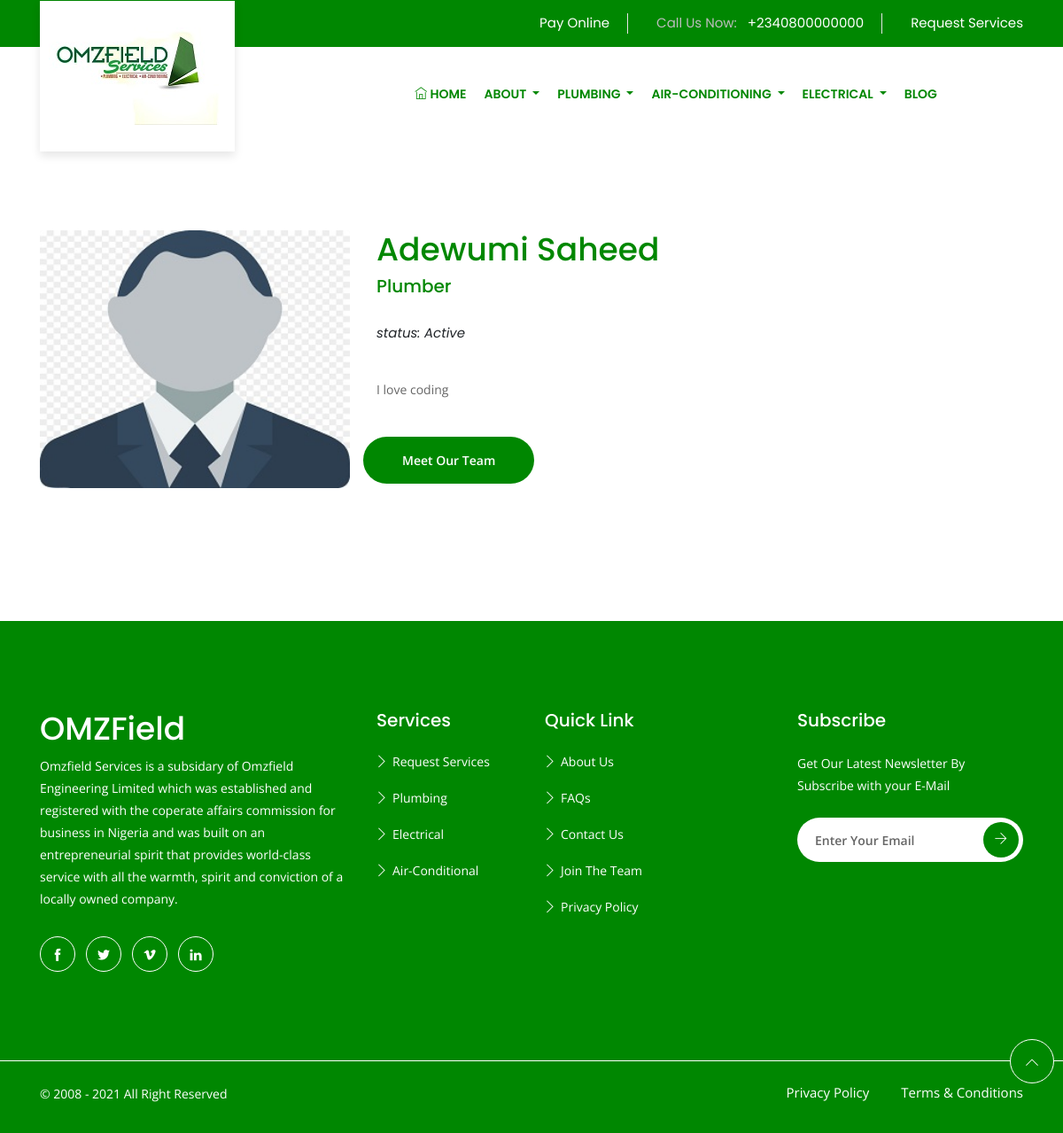
Screenshot of /page/staff_info/3 with the database file from the repository.
### tables this page shows
CREATE TABLE `web_info` (
  `id` int(11) NOT NULL,
  `web_name` text NOT NULL,
  `web_email` text NOT NULL,
  `phone1` text NOT NULL,
  `phone2` text NOT NULL,
  `tech_mail` text NOT NULL,
  `address` text NOT NULL,
  `facebook` text NOT NULL,
  `linkedin` text NOT NULL,
  `twitter` text NOT NULL,
  `pin_instrest` text NOT NULL,
  `about` text NOT NULL,
  `mission` text NOT NULL,
  `theme` int(11) NOT NULL DEFAULT '0',
  `ideology` text NOT NULL,
  `vision` text NOT NULL,
  `date` text NOT NULL
);

CREATE TABLE `member` (
  `id` int(11) NOT NULL,
  `name` text NOT NULL,
  `post` text NOT NULL,
  `profile` text,
  `level` text NOT NULL,
  `profile_image` varchar(200) NOT NULL,
  `date` datetime NOT NULL DEFAULT CURRENT_TIMESTAMP
);

### application/controllers/Page.php (called while the page is built, shortened)
<?php
class Page extends CI_Controller {
  public function staff_info($id=null)
  {
          $data['staff'] = $this->Page_model->staff($id);
              $data['title'] = 'Meet Team ';
             $data['info'] = $this->Page_model->home_info();
                    $this->load->view('template/header', $data);
                 $this->load->view('pages/staff_info', $data);
                    $this->load->view('template/footer', $data);
  }
}

### index.php (called while the page is built, shortened)
<?php
require_once BASEPATH.'core/CodeIgniter.php';

### application/models/Page_model.php (called while the page is built, shortened)
<?php
class Page_model extends CI_Model {
  public function home_info()
  {
  	$query = $this->db->get('web_info');
    return $query->row_array();
  }
  public function staff($id)
  {
    $query = $this->db->query("SELECT * FROM member where  id = '$id'");
    return $query->row_array();
  }
}

### application/views/pages/staff_info.php (the view, shortened to what this page needs)
<section class="section">
    <div class="container">
        <div class="row">
            <aside class="col-lg-4">
                <div class="bg-gray rounded mb-50">
                    <img class="img-fluid w-100 rounded-top" src="<?php echo base_url(); ?>/assets/images/team/<?php echo $staff['profile_image']; ?>" alt="team member">
                </div>
            </aside>
            <div class="col-lg-8">
                <div>
                    <h2><?php echo $staff['name']; ?></h2>
                    <h4 class="text-primary mb-30"><?php echo $staff['post']; ?></h4>
                    <i>status: Active</i>
                    <p class="mb-40"><?php echo $staff['profile']; ?></p>
                    <div class="row">
                       <a href="<?php echo base_url(); ?>our_team" class="btn btn-secondary translateY-25">Meet Our Team</a>
                    </div>
                </div>
                </div>
            </div>
        </div>
</section>

### application/views/template/header.php (shortened to what this page needs)
<!DOCTYPE html>
<html lang="lang_en">
<head>
  <link rel="stylesheet" href="<?php echo base_url();?>assets/plugins/bootstrap/bootstrap.min.css">
  <link rel="stylesheet" href="<?php echo base_url();?>assets/plugins/magnific-popup/magnific-popup.css">
  <link rel="stylesheet" href="<?php echo base_url();?>assets/plugins/slick/slick.css">
  <link rel="stylesheet" href="<?php echo base_url();?>assets/plugins/slick/slick-theme.css">
  <link rel="stylesheet" href="<?php echo base_url();?>assets/plugins/themify-icons/themify-icons.css">
  <link rel="stylesheet" href="<?php echo base_url();?>assets/plugins/animate/animate.css">
  <link rel="stylesheet" href="<?php echo base_url();?>assets/plugins/aos/aos.css">
  <link href="<?php echo base_url();?>assets/css/style.css" rel="stylesheet">
</head>
<body>
<header>
    <div class="top-header">
        <div class="container">
            <div class="row">
                <div class="col-lg-12" >
                    <ul class="list-inline text-lg-right text-center">
                        <li class="list-inline-item" >
                            <a href="<?php echo base_url(); ?>page/payment" style="color: #fff;">
                                Pay Online
                            </a>
                        </li>
                        <li class="list-inline-item">
                            <a href="callto:1234565523">Call Us Now:
                                <span class="ml-2"><?php echo  $info['phone1']; ?></span>
                            </a>
                        </li>
                        <li class="list-inline-item">
                            <a href="<?php echo base_url() ?>service" style="color: #fff;">
                                Request Services
                            </a>
                        </li>
                    </ul>
                </div>
            </div>
        </div>
    </div>
    <div class="navigation">
        <div class="container">
            <nav class="navbar navbar-expand-lg navbar-light bg-light">
                <a class="navbar-brand" href="<?php echo base_url(); ?>">
                    <img src="<?php echo base_url();?>assets/images/logo.jpg" alt="logo">
                </a>
                <div class="collapse navbar-collapse" id="navbarSupportedContent">
                    <ul class="navbar-nav ml-auto">
                        <li class="nav-item active">
                           <a class="nav-link" href="<?php echo base_url(); ?>">
                               <i class="ti-home"></i> Home
                            </a>
                        </li>
                        <li class="nav-item dropdown">
                            <a class="nav-link dropdown-toggle" href="#" role="button" data-toggle="dropdown" aria-haspopup="true"
                                aria-expanded="false">
                                About
                            </a>
                        </li>
                        <li class="nav-item dropdown">
                            <a class="nav-link dropdown-toggle" href="<?php echo base_url(); ?>plumbing"
                                >
                                Plumbing
                            </a>
                        </li>
                        <li class="nav-item dropdown">
                            <a class="nav-link dropdown-toggle" href="<?php echo base_url(); ?>air" role="button" >
                                Air-Conditioning
                            </a>
                        </li>
                        <li class="nav-item dropdown">
                            <a class="nav-link dropdown-toggle" href="<?php echo base_url(); ?>electrical" >
                                Electrical
                            </a>
                        </li>
                           <li class="nav-item ">
                            <a class="nav-link" href="<?php echo base_url(); ?>blog">
                                Blog
                            </a>
                        </li>
                            <li class="nav-item ">
                            <a class="nav-link" href="#" role="button"  aria-haspopup="true"
                                aria-expanded="false">
                            </a>
                        </li>
                    </ul>
                </div>
            </nav>
        </div>
    </div>
</header>

### assets/css/style.css (style rules this page uses)
body { font-family: "Poppins", sans-serif; font-weight: 400; -webkit-font-smoothing: antialiased; font-size: 15px; }
p, .paragraph { font-weight: 400; color: #666; font-size: 14px; line-height: 25px; font-family: "Open Sans", sans-serif; }
h1, h2, h3, h4, h5, h6 { color: #008701; font-weight: 500; font-family: "Poppins", sans-serif; }
h2, .h2 { font-size: 36px; }
h4, .h4 { font-size: 20px; }
.btn { font-size: 14px; font-family: "Open Sans", sans-serif; text-transform: capitalize; padding: 16px 44px; border-radius: 35px; font-weight: 600; border: 0; position: relative; z-index: 1; transition: .2s ease; }
.btn-secondary { background: #008701; color: #fff; }
body { background-color: #fff; overflow-x: hidden; }
ol, ul { list-style-type: none; margin: 0px; }
img { vertical-align: middle; border: 0; }
a, a:hover, a:focus { text-decoration: none; }
a { transition: .2s ease; }
a, button { cursor: pointer; }
.section { padding: 100px 0; }
.bg-gray { background-color: #f5f5f5; }
.text-primary { color: #008701 !important; }
.mb-30 { margin-bottom: 30px; }
.mb-40 { margin-bottom: 40px; }
.mb-50 { margin-bottom: 50px; }
.translateY-25 { transform: translateY(25px); }
.top-header { background: #008701; }
.top-header ul li { margin: 15px 0; }
.top-header ul li a { display: inline-block; padding: 0 20px; border-right: 1px solid #e5e5e5; color: #bcbcbd; }
.top-header ul li a span { color: #fff; }
.top-header ul li:last-child a { padding-right: 0; border-right: 0; }
.navigation .navbar { padding: 0; background: #fff !important; position: relative; }
.navigation .navbar-brand { position: absolute; left: 0; top: -52px; height: 170px; width: 220px; background: #fff; text-align: center; box-shadow: 0px 5px 10px 0px rgba(0, 0, 0, 0.1); z-index: 9; }
.navigation .navbar-brand img { position: relative; top: 50%; transform: translateY(-50%); }
.navigation .navbar .nav-item { padding: 28px 0; }
.navigation .navbar .nav-item .nav-link { padding: 15px 10px; font-family: "Poppins", sans-serif; font-weight: 600; color: #008701; text-transform: uppercase; transition: .2s ease; font-size: 14px; }
.navigation .navbar .nav-item:last-child { padding: 28px 0 28px 30px; }
.navigation .navbar .nav-item:last-child .nav-link { color: #fff; }
.navigation .navbar .nav-item.active .nav-link { color: #008701; }

### rows the page displays
web_info: phone1 "+2340800000000"
member: profile_image (picture), name "Adewumi Saheed", post "Plumber", profile "I love coding"
